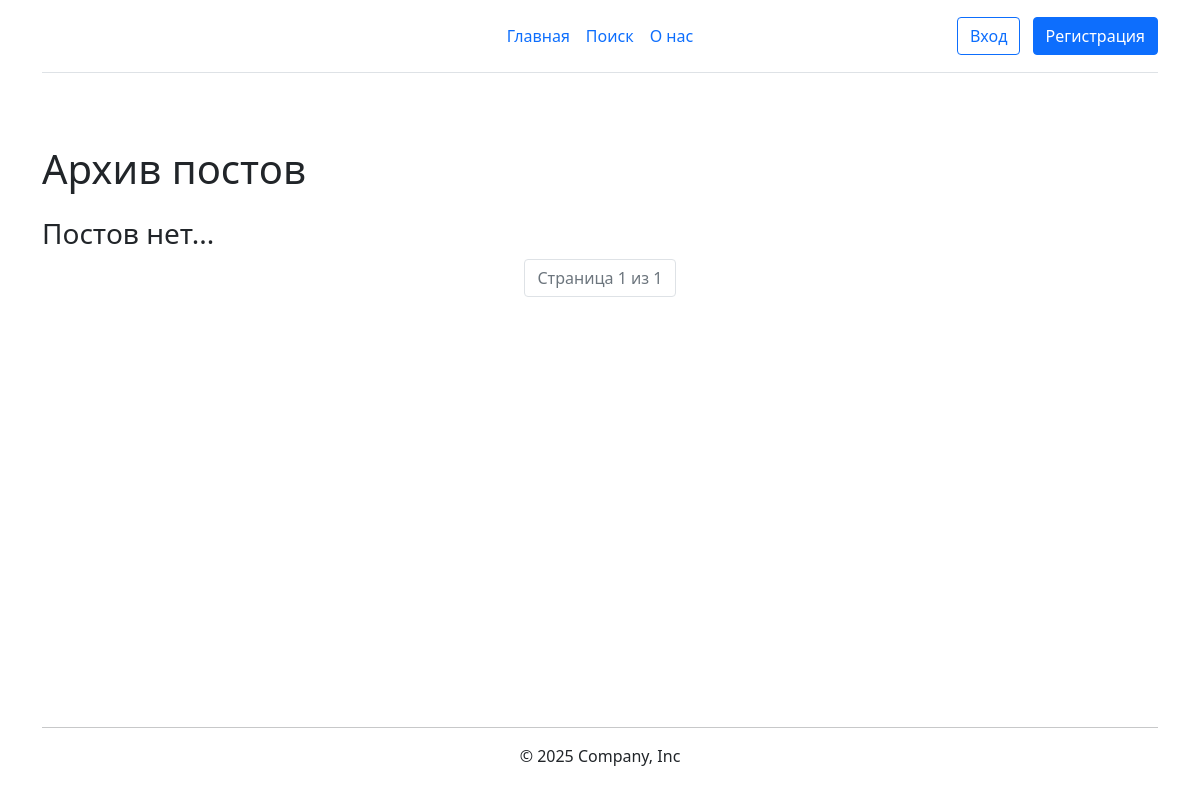
/post-archive, run on an earlier commit of the app's database.
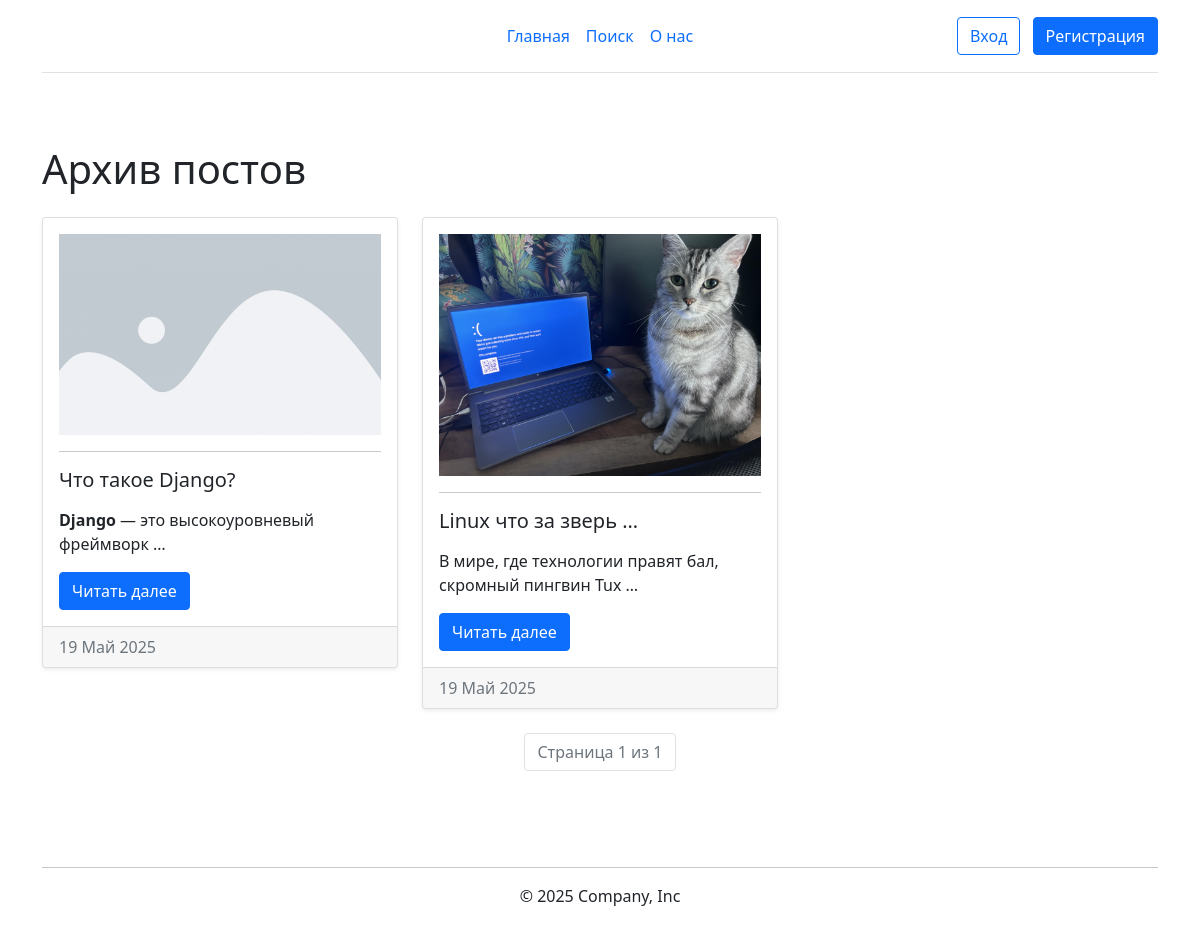
And on a later commit of the database.
### blog/models.py (models this page shows, shortened)
class Post(models.Model):
    img = models.ImageField(upload_to='blog_img/', default='blog_img/default_blog.jpg',  blank=True, null=True)
    title = models.CharField(max_length=200)
    slug = models.SlugField(max_length=200, unique=True, blank=True)
    body = HTMLField(blank=True)
    created_at = models.DateTimeField(auto_now=True)
    published = models.BooleanField(default=True)
    author = models.ForeignKey(User, on_delete=models.CASCADE)
    tags = models.ManyToManyField(Tag, blank=True)
    class Meta:
        ordering = ['-created_at']
    def get_absolute_url(self):
        return reverse('post_detail', args=[self.slug])

### blog/views.py (the view)
# urls.py: path('post-archive', ArchivePost, name='post_atchive'),
def ArchivePost(request):
    post_list = Post.objects.filter(published=False)
    paginator = Paginator(post_list, 4)
    page_num = request.GET.get('page')  # Получаем текущую страницу из GET-запроса
    page_obj = paginator.get_page(page_num)
    return render(request, 'blog/post_archive.html', {'posts': page_obj})

### templates/blog/post_archive.html (shortened to what this page needs)
{% extends 'base.html' %}
{% block content %}
<div class="container py-5">
    <h1 class="mb-4">Архив постов</h1>
    {% if posts %}
    <div class="row">
        {% for post in posts %}
        <div class="col-md-4 mb-4">
            <div class="card shadow-sm custom-card-sm">
                <div class="card-body">
                    <img src="{{ post.img.url }}" alt="Картинка" width="100%">
                    <hr>
                    <h5 class="card-title card-title-custom">{{ post.title|truncatewords:4 }}</h5>
                    <p class="card-text">{{ post.body|truncatewords:10|safe }}</p>
                    <a href="{{ post.get_absolute_url }}" class="btn btn-primary btn-custom-primary">Читать далее</a>
                </div>
                <div class="card-footer text-muted">
                    {{ post.created_at|date:"d M Y" }}
                </div>
            </div>
        </div>
        {% endfor %}
    </div>
    {% else %}
    <h3>Постов нет...</h3>
    {% endif %}
    <nav aria-label="Страница архива">
        <ul class="pagination justify-content-center">
            <li class="page-item disabled">
                <span class="page-link">Страница {{ posts.number }} из {{ posts.paginator.num_pages }}</span>
            </li>
        </ul>
    </nav>
</div>
{% endblock %}

What changed in the data, as far as the page shows it:
now on this page (row edited): Post: img (placeholder picture), title "Что такое Django?", body "Django — это высокоуровневый фреймворк …", created_at "19 Май 2025"
added Post: img (picture), title "Linux что за зверь …", body "В мире, где технологии правят бал, скромный пингвин Tux …", created_at "19 Май 2025"
Also different on the page:
text no longer shown: "Постов нет..."
